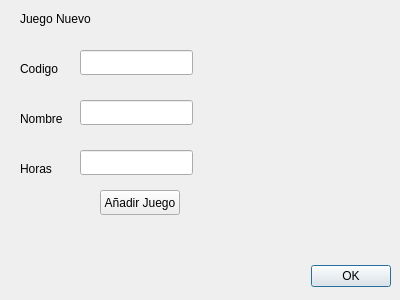
<?xml version="1.0" encoding="UTF-8"?>
<ui version="4.0">
 <class>Dialog</class>
 <widget class="QDialog" name="Dialog">
  <property name="geometry">
   <rect>
    <x>0</x>
    <y>0</y>
    <width>400</width>
    <height>300</height>
   </rect>
  </property>
  <property name="minimumSize">
   <size>
    <width>400</width>
    <height>300</height>
   </size>
  </property>
  <property name="maximumSize">
   <size>
    <width>400</width>
    <height>300</height>
   </size>
  </property>
  <property name="baseSize">
   <size>
    <width>400</width>
    <height>300</height>
   </size>
  </property>
  <property name="windowTitle">
   <string>Dialog</string>
  </property>
  <widget class="QDialogButtonBox" name="btnSalir">
   <property name="geometry">
    <rect>
     <x>310</x>
     <y>260</y>
     <width>81</width>
     <height>32</height>
    </rect>
   </property>
   <property name="orientation">
    <enum>Qt::Horizontal</enum>
   </property>
   <property name="standardButtons">
    <set>QDialogButtonBox::Ok</set>
   </property>
  </widget>
  <widget class="QLabel" name="label">
   <property name="geometry">
    <rect>
     <x>20</x>
     <y>60</y>
     <width>51</width>
     <height>17</height>
    </rect>
   </property>
   <property name="text">
    <string>Codigo</string>
   </property>
  </widget>
  <widget class="QLabel" name="label_2">
   <property name="geometry">
    <rect>
     <x>20</x>
     <y>110</y>
     <width>51</width>
     <height>17</height>
    </rect>
   </property>
   <property name="text">
    <string>Nombre</string>
   </property>
  </widget>
  <widget class="QLabel" name="label_3">
   <property name="geometry">
    <rect>
     <x>20</x>
     <y>160</y>
     <width>51</width>
     <height>17</height>
    </rect>
   </property>
   <property name="text">
    <string>Horas</string>
   </property>
  </widget>
  <widget class="QLineEdit" name="teCodigo">
   <property name="geometry">
    <rect>
     <x>80</x>
     <y>50</y>
     <width>113</width>
     <height>25</height>
    </rect>
   </property>
  </widget>
  <widget class="QLineEdit" name="teNombre">
   <property name="geometry">
    <rect>
     <x>80</x>
     <y>100</y>
     <width>113</width>
     <height>25</height>
    </rect>
   </property>
  </widget>
  <widget class="QLineEdit" name="teHoras">
   <property name="geometry">
    <rect>
     <x>80</x>
     <y>150</y>
     <width>113</width>
     <height>25</height>
    </rect>
   </property>
  </widget>
  <widget class="QLabel" name="label_4">
   <property name="geometry">
    <rect>
     <x>20</x>
     <y>10</y>
     <width>71</width>
     <height>17</height>
    </rect>
   </property>
   <property name="text">
    <string>Juego Nuevo</string>
   </property>
  </widget>
  <widget class="QPushButton" name="btnAniadir">
   <property name="geometry">
    <rect>
     <x>100</x>
     <y>190</y>
     <width>80</width>
     <height>25</height>
    </rect>
   </property>
   <property name="text">
    <string>Añadir Juego</string>
   </property>
  </widget>
 </widget>
 <resources/>
 <connections>
  <connection>
   <sender>btnSalir</sender>
   <signal>accepted()</signal>
   <receiver>Dialog</receiver>
   <slot>accept()</slot>
   <hints>
    <hint type="sourcelabel">
     <x>248</x>
     <y>254</y>
    </hint>
    <hint type="destinationlabel">
     <x>157</x>
     <y>274</y>
    </hint>
   </hints>
  </connection>
  <connection>
   <sender>btnSalir</sender>
   <signal>rejected()</signal>
   <receiver>Dialog</receiver>
   <slot>reject()</slot>
   <hints>
    <hint type="sourcelabel">
     <x>316</x>
     <y>260</y>
    </hint>
    <hint type="destinationlabel">
     <x>286</x>
     <y>274</y>
    </hint>
   </hints>
  </connection>
 </connections>
</ui>
